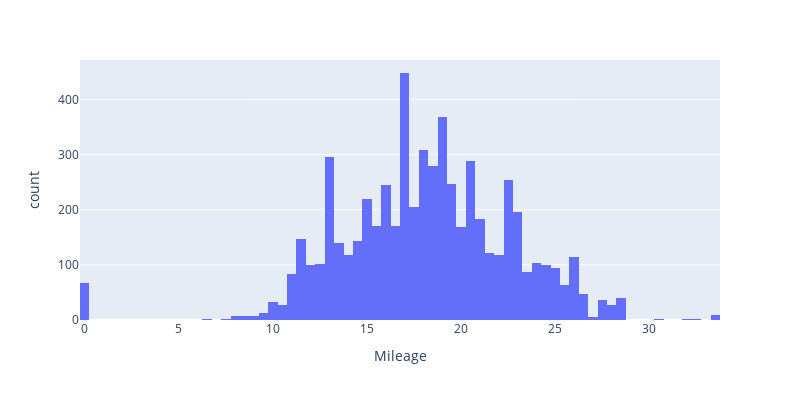
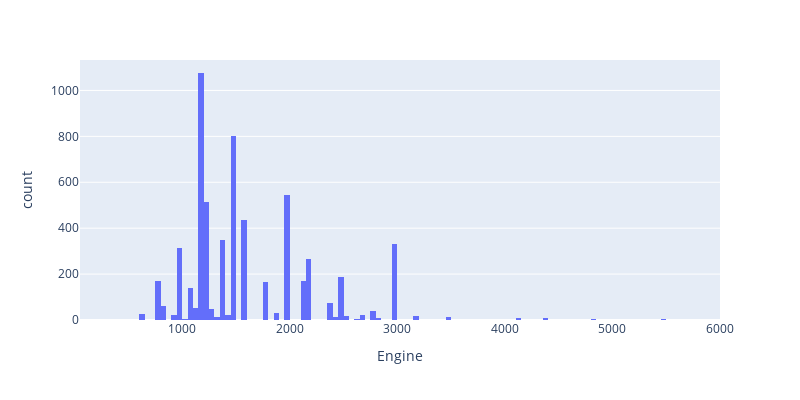
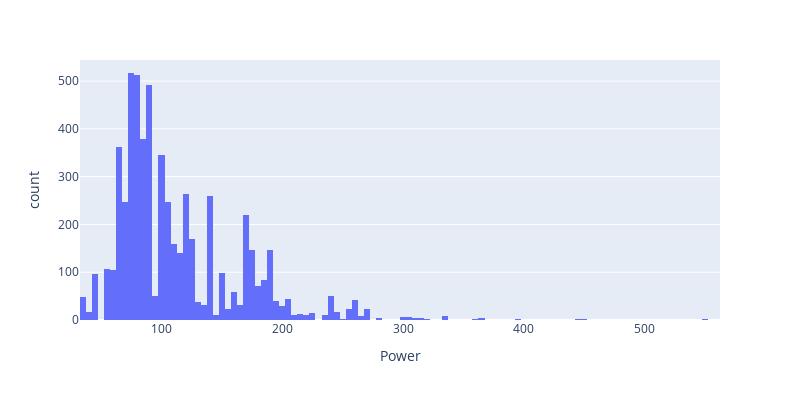
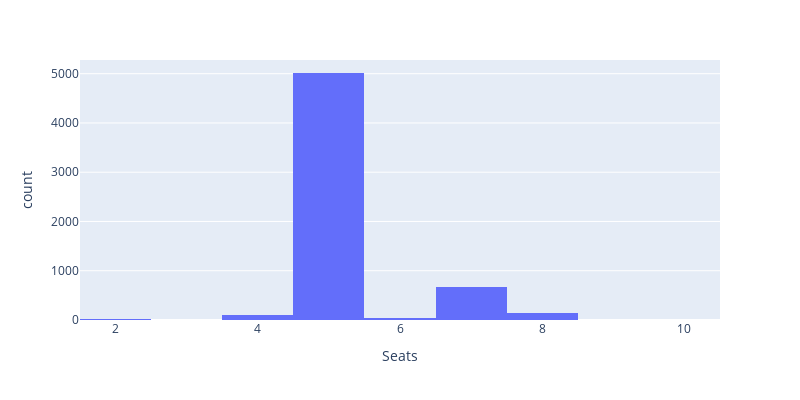

These figures' notebook cell, in order:
### Code cell
missing_cols = ['Mileage', 'Engine', 'Power', 'Seats']
for col in missing_cols:
    fig = px.histogram(df, x=col, width=800, height=400)
    fig.show()

### Figure 1 — Plotly figure (JSON) as saved in the notebook; plotly's stock layout.template omitted (floating-point values rounded to 4 significant figures; data arrays with more than 128 entries replaced by an {"elided": "..."} marker saying what was removed)
{"data": [{"alignmentgroup": "True", "bingroup": "x", "hovertemplate": "Mileage=%{x}<br>count=%{y}<extra></extra>", "legendgroup": "", "marker": {"color": "#636efa", "pattern": {"shape": ""}}, "name": "", "offsetgroup": "", "orientation": "v", "showlegend": false, "type": "histogram", "x": {"elided": "6019 float values"}, "xaxis": "x", "yaxis": "y"}], "layout": {"barmode": "relative", "height": 400, "legend": {"tracegroupgap": 0}, "margin": {"t": 60}, "width": 800, "xaxis": {"anchor": "y", "domain": [0, 1], "title": {"text": "Mileage"}}, "yaxis": {"anchor": "x", "domain": [0, 1], "title": {"text": "count"}}}}

### Figure 2 — Plotly figure (JSON) as saved in the notebook; plotly's stock layout.template omitted (floating-point values rounded to 4 significant figures; data arrays with more than 128 entries replaced by an {"elided": "..."} marker saying what was removed)
{"data": [{"alignmentgroup": "True", "bingroup": "x", "hovertemplate": "Engine=%{x}<br>count=%{y}<extra></extra>", "legendgroup": "", "marker": {"color": "#636efa", "pattern": {"shape": ""}}, "name": "", "offsetgroup": "", "orientation": "v", "showlegend": false, "type": "histogram", "x": {"elided": "6019 int values"}, "xaxis": "x", "yaxis": "y"}], "layout": {"barmode": "relative", "height": 400, "legend": {"tracegroupgap": 0}, "margin": {"t": 60}, "width": 800, "xaxis": {"anchor": "y", "domain": [0, 1], "title": {"text": "Engine"}}, "yaxis": {"anchor": "x", "domain": [0, 1], "title": {"text": "count"}}}}

### Figure 3 — Plotly figure (JSON) as saved in the notebook; plotly's stock layout.template omitted (floating-point values rounded to 4 significant figures; data arrays with more than 128 entries replaced by an {"elided": "..."} marker saying what was removed)
{"data": [{"alignmentgroup": "True", "bingroup": "x", "hovertemplate": "Power=%{x}<br>count=%{y}<extra></extra>", "legendgroup": "", "marker": {"color": "#636efa", "pattern": {"shape": ""}}, "name": "", "offsetgroup": "", "orientation": "v", "showlegend": false, "type": "histogram", "x": {"elided": "6019 float values"}, "xaxis": "x", "yaxis": "y"}], "layout": {"barmode": "relative", "height": 400, "legend": {"tracegroupgap": 0}, "margin": {"t": 60}, "width": 800, "xaxis": {"anchor": "y", "domain": [0, 1], "title": {"text": "Power"}}, "yaxis": {"anchor": "x", "domain": [0, 1], "title": {"text": "count"}}}}

### Figure 4 — Plotly figure (JSON) as saved in the notebook; plotly's stock layout.template omitted (floating-point values rounded to 4 significant figures; data arrays with more than 128 entries replaced by an {"elided": "..."} marker saying what was removed)
{"data": [{"alignmentgroup": "True", "bingroup": "x", "hovertemplate": "Seats=%{x}<br>count=%{y}<extra></extra>", "legendgroup": "", "marker": {"color": "#636efa", "pattern": {"shape": ""}}, "name": "", "offsetgroup": "", "orientation": "v", "showlegend": false, "type": "histogram", "x": {"elided": "6019 int values"}, "xaxis": "x", "yaxis": "y"}], "layout": {"barmode": "relative", "height": 400, "legend": {"tracegroupgap": 0}, "margin": {"t": 60}, "width": 800, "xaxis": {"anchor": "y", "domain": [0, 1], "title": {"text": "Seats"}}, "yaxis": {"anchor": "x", "domain": [0, 1], "title": {"text": "count"}}}}
